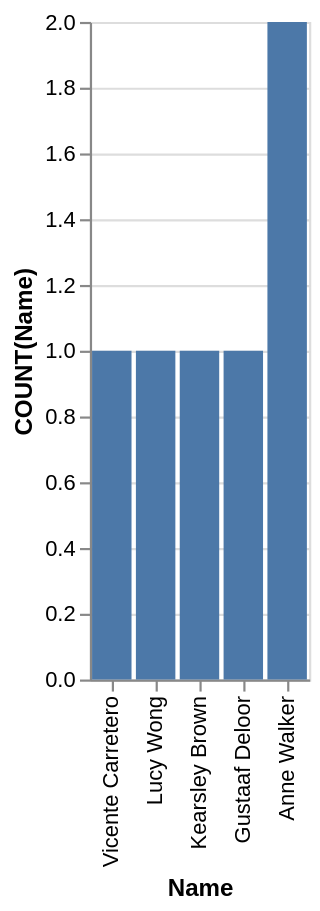

Write the Vega-Lite specification saved for this chart.
### Vega-Lite specification from a JSON file in a GitHub repository (floating-point values rounded to 4 significant figures)
{"data": {"values": [{"x_data": "Vicente Carretero", "y_data": 1}, {"x_data": "Lucy Wong", "y_data": 1}, {"x_data": "Kearsley Brown", "y_data": 1}, {"x_data": "Gustaaf Deloor", "y_data": 1}, {"x_data": "Anne Walker", "y_data": 2}]}, "mark": "bar", "encoding": {"x": {"field": "x_data", "type": "nominal", "title": "Name", "sort": "descending"}, "y": {"field": "y_data", "type": "quantitative", "title": "COUNT(Name)"}}}
